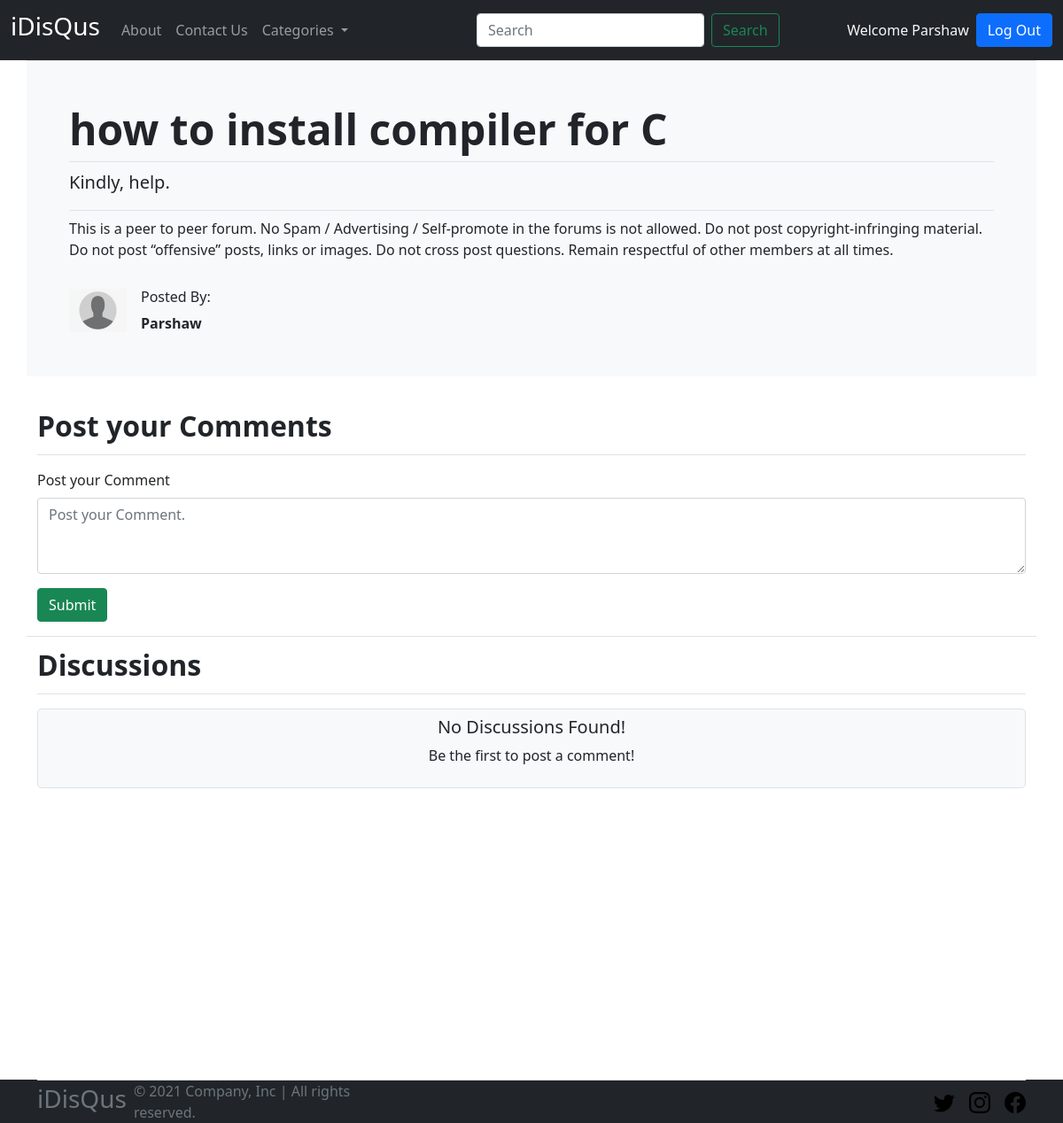
/iDisQus/thread.php?threadid=1 (signed in), run on the app's committed database.
### tables this page shows
CREATE TABLE `threads` (
  `thread_id` int(10) NOT NULL,
  `thread_title` text NOT NULL,
  `thread_description` longtext NOT NULL,
  `thread_category_id` int(10) NOT NULL,
  `thread_user_id` int(10) NOT NULL,
  `timestamp` timestamp NOT NULL DEFAULT current_timestamp()
);

CREATE TABLE `users` (
  `user_id` int(10) NOT NULL,
  `username` varchar(50) NOT NULL,
  `email` varchar(50) NOT NULL,
  `password` text NOT NULL
);

### iDisQus/thread.php (the view, shortened to what this page needs)
<!DOCTYPE html>
<html lang="en">
<head>
    <link rel="stylesheet" href="css/index.css" />
</head>
<body>
    <?php include 'partials/_header.php'; ?>
    <?php
        $thread_id = $_GET['threadid'];
        $sql = "SELECT * FROM `threads` WHERE thread_id = $thread_id";
        $result = mysqli_query($connect, $sql);
        while ($row = mysqli_fetch_assoc($result)) {
            $thread_title = $row['thread_title'];
            $thread_description = $row['thread_description'];
            $thread_user_id = $row['thread_user_id'];
            $sql1 = "SELECT username FROM `users` WHERE user_id = $thread_user_id";
            $result1 = mysqli_query($connect, $sql1);
            $row1 = mysqli_fetch_assoc($result1);
        }
    ?>
    <div class="container p-5 mb-4 bg-light border-top round-3">
        <h1 class="display-5 fw-bold"><?php echo $thread_title?></h1>
        <p class="lead border-top pt-2"><?php echo $thread_description?></p>
        <p class="border-top pt-2">This is a peer to peer forum. No Spam / Advertising / Self-promote in the forums
            is not allowed. Do not
            post copyright-infringing material. Do not post “offensive” posts, links or images. Do not cross post
            questions. Remain respectful of other members at all times.</p>
        <div class="d-flex pt-3">
            <div class="flex-shrink-0 mr-3">
                <img src="images/default_user.png" width="65px" alt="...">
            </div>
            <div class="flex-grow-1 ms-3">
                <h6>Posted By:</h6>
                <b><?php echo $row1['username']?></b>
            </div>
        </div>
    </div>
    <div class="container pb-3 border-bottom">
        <div class="mb-3">
            <p class="d-flex py-2 align-items-center text-dark fw-bold text-decoration-none fs-2 border-bottom">
                Post your Comments
            </p>
        </div>
        <?php
        if(isset($_SESSION['loggedin']) && $_SESSION['loggedin']==true){
        echo
        '
        <form action="'. $_SERVER['REQUEST_URI'] .'" method="post">
            <div class="mb-3">
                <label for="exampleFormControlTextarea1" class="form-label">Post your Comment</label>
                <textarea class="form-control" id="exampleFormControlTextarea1" name="discussion_content"
                    placeholder="Post your Comment." rows="3"></textarea>
            </div>
            <input type="hidden" name="user_id" value="'. $_SESSION["user_id"]. '">
            <button type="submit" class="btn btn-success">Submit</button>
        </form>
        ';
        }
        ?>
    </div>
    <div class="container" style="min-height: 500px;">
        <p class="d-flex py-2 align-items-center text-dark fw-bold text-decoration-none fs-2 border-bottom">
            Discussions
        </p>
        <?php
            $fetch = FALSE;
            if (!$fetch) {
                echo
                '<div class="p-2 text-center bg-light border rounded-3">
                    <h5> No Discussions Found!</h5>
                    <p>Be the first to post a comment!</p>
                </div>';
            }
        ?>
    </div>
    <?php include 'partials/_footer.php'; ?>
</body>
</html>

### data on the page
threads: thread_title "how to install compiler for C", thread_description "Kindly, help."
users: username "Parshaw"

### other printed values
$_SESSION['username'] "Parshaw"
